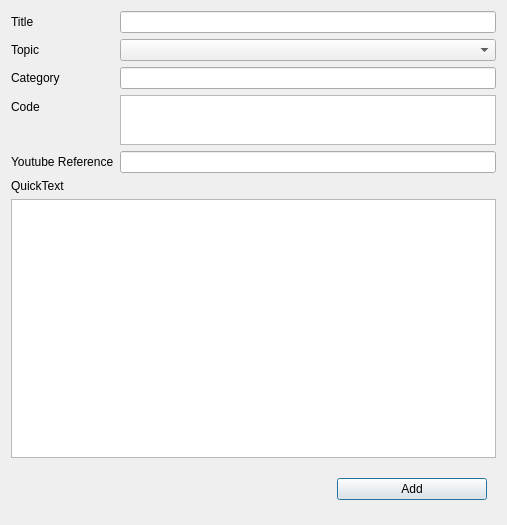
<?xml version="1.0" encoding="UTF-8"?>
<ui version="4.0">
 <class>add_new_dialog</class>
 <widget class="QDialog" name="add_new_dialog">
  <property name="geometry">
   <rect>
    <x>0</x>
    <y>0</y>
    <width>507</width>
    <height>525</height>
   </rect>
  </property>
  <property name="windowTitle">
   <string>Add New</string>
  </property>
  <layout class="QFormLayout" name="formLayout">
   <item row="0" column="0">
    <widget class="QLabel" name="title_label">
     <property name="text">
      <string>Title</string>
     </property>
    </widget>
   </item>
   <item row="0" column="1">
    <widget class="QLineEdit" name="title_lineEdit"/>
   </item>
   <item row="1" column="0">
    <widget class="QLabel" name="topic_label">
     <property name="text">
      <string>Topic</string>
     </property>
    </widget>
   </item>
   <item row="1" column="1">
    <widget class="QComboBox" name="topic_comboBox"/>
   </item>
   <item row="2" column="0">
    <widget class="QLabel" name="category_label">
     <property name="text">
      <string>Category</string>
     </property>
    </widget>
   </item>
   <item row="2" column="1">
    <widget class="QLineEdit" name="category_lineEdit">
     <property name="maximumSize">
      <size>
       <width>16777215</width>
       <height>16777215</height>
      </size>
     </property>
    </widget>
   </item>
   <item row="3" column="0">
    <widget class="QLabel" name="code_label">
     <property name="text">
      <string>Code</string>
     </property>
    </widget>
   </item>
   <item row="3" column="1">
    <widget class="QTextEdit" name="code_textEdit">
     <property name="maximumSize">
      <size>
       <width>16777215</width>
       <height>50</height>
      </size>
     </property>
    </widget>
   </item>
   <item row="4" column="0">
    <widget class="QLabel" name="youtube_label">
     <property name="text">
      <string>Youtube Reference</string>
     </property>
     <property name="wordWrap">
      <bool>false</bool>
     </property>
    </widget>
   </item>
   <item row="4" column="1">
    <widget class="QLineEdit" name="youtube_lineEdit"/>
   </item>
   <item row="6" column="0" colspan="2">
    <widget class="QTextEdit" name="quick_textArea">
     <property name="sizePolicy">
      <sizepolicy hsizetype="Expanding" vsizetype="Expanding">
       <horstretch>0</horstretch>
       <verstretch>0</verstretch>
      </sizepolicy>
     </property>
     <property name="minimumSize">
      <size>
       <width>0</width>
       <height>250</height>
      </size>
     </property>
     <property name="autoFormatting">
      <set>QTextEdit::AutoNone</set>
     </property>
     <property name="tabChangesFocus">
      <bool>false</bool>
     </property>
    </widget>
   </item>
   <item row="7" column="1">
    <widget class="QWidget" name="widget" native="true">
     <property name="minimumSize">
      <size>
       <width>0</width>
       <height>50</height>
      </size>
     </property>
     <layout class="QHBoxLayout" name="horizontalLayout">
      <item>
       <spacer name="horizontalSpacer">
        <property name="orientation">
         <enum>Qt::Horizontal</enum>
        </property>
        <property name="sizeHint" stdset="0">
         <size>
          <width>30</width>
          <height>20</height>
         </size>
        </property>
       </spacer>
      </item>
      <item>
       <widget class="QPushButton" name="add_button">
        <property name="enabled">
         <bool>true</bool>
        </property>
        <property name="sizePolicy">
         <sizepolicy hsizetype="Minimum" vsizetype="Fixed">
          <horstretch>0</horstretch>
          <verstretch>0</verstretch>
         </sizepolicy>
        </property>
        <property name="minimumSize">
         <size>
          <width>150</width>
          <height>0</height>
         </size>
        </property>
        <property name="maximumSize">
         <size>
          <width>150</width>
          <height>16777215</height>
         </size>
        </property>
        <property name="layoutDirection">
         <enum>Qt::RightToLeft</enum>
        </property>
        <property name="autoFillBackground">
         <bool>false</bool>
        </property>
        <property name="inputMethodHints">
         <set>Qt::ImhPreferLatin</set>
        </property>
        <property name="text">
         <string>Add</string>
        </property>
       </widget>
      </item>
     </layout>
    </widget>
   </item>
   <item row="5" column="0">
    <widget class="QLabel" name="quick_text_label">
     <property name="text">
      <string>QuickText</string>
     </property>
    </widget>
   </item>
  </layout>
 </widget>
 <resources/>
 <connections/>
</ui>
